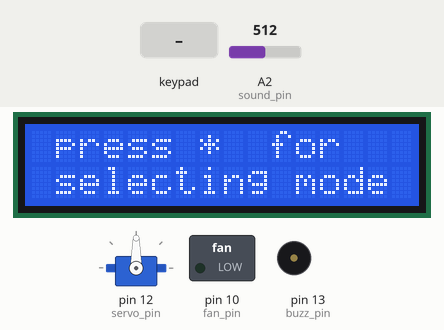
A sketch run on a simulated Arduino Uno, built with avr-gcc and run on an emulated ATmega328P. Shown: servo, 16×2 character LCD, switched loads named in the sketch (green lamp = pin HIGH), buzzer (waves = sounding, pin HIGH). The test bench sets the inputs (shaded band); at power-on: A2 (sound_pin) = 512. What the sketch prints to the serial monitor is not drawn.

Above: at 1.2 s.
3.4 s: key 'A' pressed
At 3.9 s:
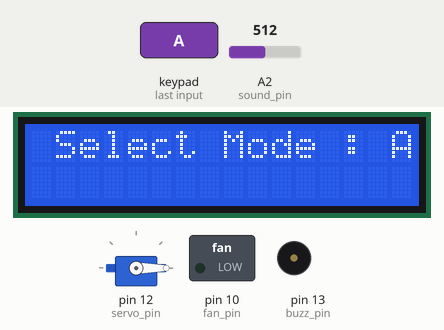
At 5.2 s:
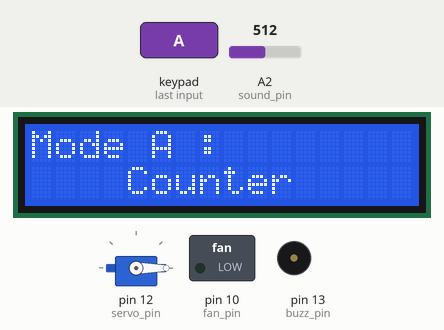
6.4 s: keypad keys 1 3 9 7 pressed 0.4 s apart
At 11.0 s:
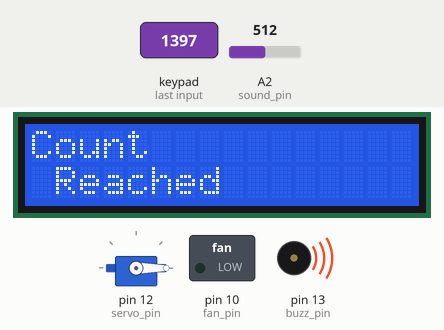
Timing chart, 0 to 20.7 s (numbered marks = the images above; inputs shaded):
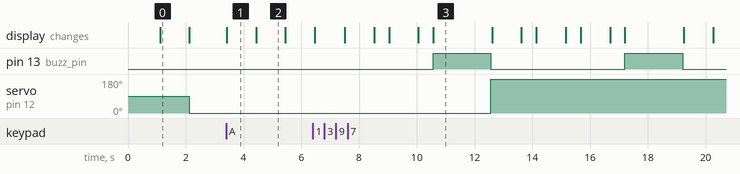

Measured:
- after the input at 3.4 s, the display: changes at once (image 1)
- after the input at 6.4 s, pin 13 (buzz_pin): alternates HIGH for 2.0 s and LOW for 4.6 s, starting after 4.2 s; servo on pin 12 (servo_pin): 0° → 180° after 6.2 s; the display: first differs from a run without the input after 1.1 s (image 3 shows a later state)
- what the display in image 0 shows lasts 1.0 s, from 1.1 s to 2.1 s

The sketch:

final.ino
```cpp
#include<Wire.h>
#include <LiquidCrystal_I2C.h>
#include<Keypad.h>
#include <Servo.h>
Servo s;

const int row=4;
 const int column=4;
char keys[row][column]={
  {'1','2','3','A'},
  {'4','5','6','B'},
  {'7','8','9','C'},
  {'*','0','#','D'}
       };
byte pin_rows[row]={7,6,5,4};
byte pin_columns[column]={2,3,8,9};
Keypad keypad =Keypad(makeKeymap(keys),pin_rows,pin_columns,row,column);

char temp;
String t;
int fan_pin=10;
int i=0;
int sound_pin=A2;
int whitsles;
int buzz_pin=13;
int sound_data;
int timer;
int j=0;
int servo_pin=12;
int gas_pin=A0;
int gas_data;


LiquidCrystal_I2C lcd(0x27, 16, 2);

void whistle_count()
{
      lcd.clear();
      lcd.setCursor(1,0);
      lcd.print("Enter Whistles : ");
      delay(1000);
      while(1)
      {
       // detect_gas();
        temp=keypad.getKey();
        if (temp =="D" || temp=='D'){

              lcd.clear();
              lcd.print("Exiting...");
              delay(2000);
              lcd.clear();
             break;
        }

        else if(temp!=NO_KEY)
        {
              lcd.clear();
              t=String(temp);
              whitsles = t.toInt();
              lcd.setCursor(1,0);
              lcd.print("Whitsles = ");
              lcd.print(whitsles);
              Serial.print("Whistles=");
              Serial.print(whitsles);
              delay(1000);
              Runner();
        }
        }
}


 void Runner()
{

          while (1)
         {
           lcd.clear();
           lcd.print("Counting...");
           lcd.setCursor(1,1);
           lcd.print(i);
           delay(500);
           if(i==whitsles)
             {
               lcd.clear();
               lcd.print("Count");
               lcd.setCursor(1,1);
               lcd.print("Reached");
               buzzer();
               servo_rotate();
                 Serial.write('1');
               break;
            }
           else
            {
              //detect_gas();
                sound_data= analogRead(sound_pin);
                Serial.println(sound_data);
               if(sound_data>300)
                  {
                     i=i+1;
                     lcd.clear();
                     lcd.print("Whitsle Detected...");
                     delay(1000);
                  }
            }
        }

}

void time_count()
{
      lcd.clear();
      lcd.setCursor(1,0);
      lcd.print("Enter time : ");
      delay(1000);
      while(1)
      {
       // detect_gas();
        temp=keypad.getKey();
        if (temp =="D" || temp=='D'){

              lcd.clear();
              lcd.print("Exiting...");
              delay(1000);
              lcd.clear();
             break;
        }

        else if(temp!=NO_KEY)
        {
              lcd.clear();
              t=String(temp);
              timer = t.toInt();
              lcd.setCursor(1,0);
              lcd.print("Time = ");
              lcd.print(timer);
              Serial.print("time=");
              Serial.print(timer);
              delay(1000);
              Timer();
        }
        }
}

 void Timer()
{

          while (1)
         {
         // detect_gas();
           lcd.clear();
           if(j==timer)
             {
               lcd.clear();
               lcd.print("Time");
               lcd.setCursor(1,1);
               lcd.print("Reached");
                 servo_rotate();
                buzzer();
                Serial.write('2');
               break;
            }
           else
            {
             // lcd.clear();
              lcd.print("Coutdown......");
              for(int p=0;p<60;p++)
              {
              delay(1000);
             // detect_gas();
              }
               lcd.clear();
               lcd.print("Time left=");
               lcd.setCursor(1,1);
               lcd.print(timer-1);
              j=j+1;
            }
        }

}

void buzzer()
{
       digitalWrite(buzz_pin,HIGH);
       delay(2000);
       digitalWrite(buzz_pin,LOW);
}

void detect_gas()
{
  gas_data=analogRead(gas_pin);
  Serial.println(gas_data);
  if(gas_data>200)
  {
     Serial.println("Gas data");
    Serial.println(gas_data);
   // Serial.write('3');
    digitalWrite(fan_pin,HIGH);
     buzzer();
  }
}
void servo_rotate()
{
  s.write(180);
}
  void setup()
{
  Serial.begin (9600);
  pinMode(sound_pin,INPUT);
  pinMode(buzz_pin,OUTPUT);
  digitalWrite(fan_pin,LOW);
   pinMode(fan_pin,OUTPUT);
  pinMode(gas_pin,INPUT);
  s.attach(servo_pin);
  lcd.init();
  lcd.backlight();
  lcd.setCursor(1,0);
  lcd.print("SMART STOVE");
    lcd.setCursor(1,1);
  lcd.print("SELECT MODE");
  delay(1000);
  lcd.clear();
   lcd.setCursor(1,0);
  lcd.print("press *  for");
    lcd.setCursor(1,1);
  lcd.print("selecting mode");
  delay(1000);
}


void loop() {
 mainLoop :
          s.write(0);
        //  detect_gas();
         // delay(1000);
       lcd.clear();
         char customKey = keypad.getKey();
         if (customKey)
         {
          lcd.clear();
           lcd.setCursor(1,0);
          lcd.print("Select Mode : ");
         Serial.println("enter mode:");
         lcd.print(customKey);
         Serial.print(customKey);
         delay(1000);
            if (customKey == 'A' || customKey=="A")
            {
                lcd.clear();
                lcd.print("Mode A :");
                Serial.println("mode A");
                lcd.setCursor(4,1);
                lcd.print("Counter");
                delay(1000);
                lcd.clear();
                lcd.print("Counter");
                delay(1000);
               whistle_count();
               lcd.clear();
            }

            if (customKey == 'B'){

                lcd.clear();
                lcd.print("Mode B :");
                Serial.print("mode B");
                lcd.setCursor(4,1);
                lcd.print("Remainder");
                delay(1000);
                 time_count();

            }
            if (customKey=='*'){

              lcd.clear();
              lcd.print("A-for cooker mode");
              lcd.setCursor(1,1);
              lcd.print("B-for timer mode");
              delay(1000);
              lcd.clear();
          }

            if (customKey=='#'){

              lcd.clear();
              lcd.print("Programed By...");
              lcd.setCursor(1,1);
              lcd.print(" Team eureka");
              delay(3000);
              lcd.clear();
          }


         // lcd.clear();
          goto mainLoop;
       }
     }
```
